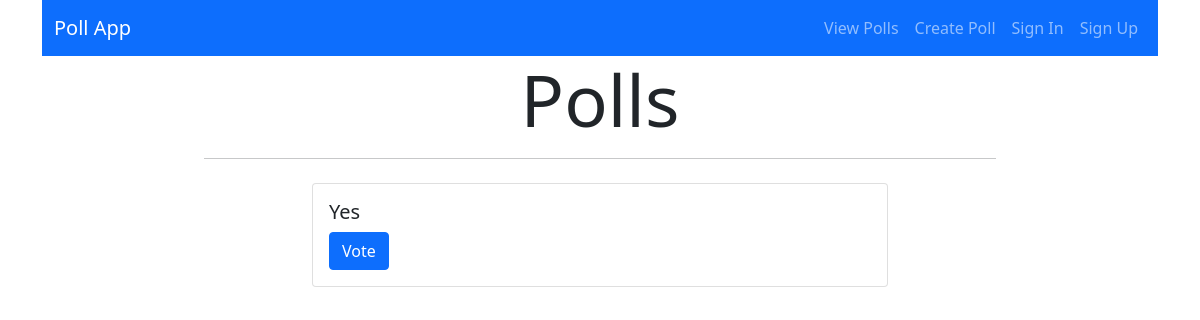
Before: /polls/viewpoll with the older database file.
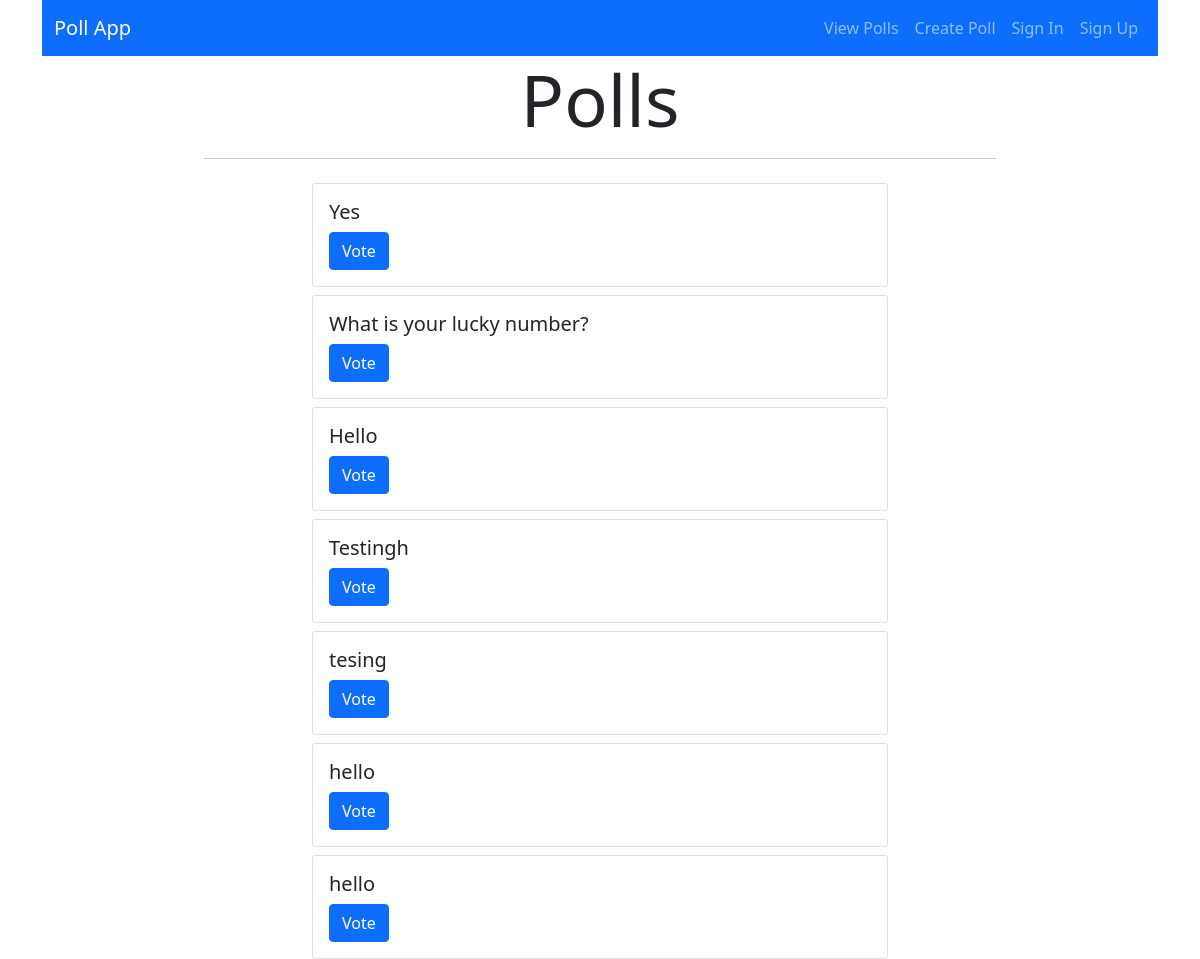
After: the same page with the newer database file.
### tables this page shows
CREATE TABLE polldata (
	id INTEGER PRIMARY KEY,
	question TEXT NOT NULL,
  user_id INTEGER NOT NULL,
	closedate DATE,
	FOREIGN KEY (user_id) references userdata(id) ON DELETE CASCADE
);

### pollapp/polls.py (the view)
@bp.route("/viewpoll")
def viewpoll():
    conn = db.get_db()
    cur = conn.cursor()
    cur.execute("SELECT id, question FROM polldata")
    poll_list = cur.fetchall()
    cur.close()
    if (request.accept_mimetypes.best == 'application/json'):
        return jsonify(dict(polls = [dict(id=id, question=question) for id, question in poll_list]))
    else:
        return render_template("viewpoll.html", poll_list=poll_list )

### pollapp/auth.py (called while the page is built, shortened)
@bp.before_app_request
def load_logged_in_user():
  user_id = session.get("user_id")
  if user_id is None:
    g.user = None

### pollapp/db.py (called while the page is built)
def get_db():
    if 'db' not in g:
        dbname = current_app.config['DATABASE']
        print(dbname)
        g.db = sqlite3.connect(dbname)
        g.db.execute("PRAGMA foreign_keys = ON;")
    return g.db

### pollapp/templates/viewpoll.html
{% extends 'base.html' %}
{% block main %}
<div class="row justify-content-center">
  <div class="col-8">
    <h1 class="display-2 text-center">Polls</h1>
    <hr>
  </div>
  {% for id, question in poll_list %}
  <div class="row justify-content-center pt-2">
  <div class="col-6">
    <div class="card">
      <div class="card-body">
        <h5 class="card-title">{{ question }}</h5>
        <a href="{{url_for('polls.pollform', qid=id)}}" class="btn btn-primary">Vote</a>
      </div>
    </div>
  </div>
  </div>
  {% endfor %}
</div>
{% endblock %}

### pollapp/templates/base.html (shortened to what this page needs)
<!doctype html>
<html lang="en">
  <head>
    <link href="https://cdn.jsdelivr.net/npm/bootstrap@5.0.2/dist/css/bootstrap.min.css" rel="stylesheet">
    <link href="{{ url_for('static', filename='main.css') }}" rel="stylesheet"/>
  </head>
  <body>
    <div class="container">
        <nav class="navbar navbar-dark bg-primary navbar-expand-lg">
            <div class="container-fluid">
	    <a class="navbar-brand" href="{{url_for('home')}}">Poll App</a>
            <div class="collapse navbar-collapse" id="navbarSupportedContent">
            <ul class="navbar-nav ms-auto">
                <li class="nav-item">
            		    <a class="nav-link" href="{{url_for('polls.viewpoll')}}">View Polls</a>
                </li>
                <li class="nav-item">
                    <a class="nav-link" href="{{url_for('polls.createpoll')}}">Create Poll</a>
                </li>
                {% if g.user %}
                <li class="nav-item">
                    <a class="nav-link" href="{{url_for('user.dashboard')}}">Dashboard</a>
                </li>
                <li class="nav-item dropdown">
                    <a class="nav-link dropdown-toggle" href="{{url_for('user.profile')}}" id="navbarScrollingDropdown" role="button" data-bs-toggle="dropdown" aria-expanded="false">
                      Hi, {{ g.user["name"] }}
                    </a>
                    <ul class="dropdown-menu" aria-labelledby="navbarScrollingDropdown">
                      <li><a class="dropdown-item" href="#">My Polls</a></li>
                      <li><a class="dropdown-item" href="#">Account settings</a></li>
                      <li><hr class="dropdown-divider"></li>
                      <li><a class="dropdown-item" href="{{url_for('auth.signout')}}">Sign Out</a></li>
                    </ul>
                </li>
                {% else %}
                <li class="nav-item">
                    <a class="nav-link" href="{{url_for('auth.signin')}}">Sign In</a>
                </li>
                <li class="nav-item">
                    <a class="nav-link" href="{{url_for('auth.signup')}}">Sign Up</a>
                </li>
                {% endif %}
            </ul>
            </div>
            </div>
        </nav>
    </div>
    {% block main %}
    {% endblock %}
  </body>
</html>

Changed rows visible on the page:
added polldata: question "What is your lucky number?"
added polldata: question "Hello"
added polldata: question "Testingh"
added polldata: question "tesing"
added polldata: question "hello"
added polldata: question "hello"
